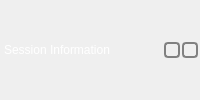
                <widget class="QWidget" name="info_panel_title_widget" native="true">
                 <property name="minimumSize">
                  <size>
                   <width>0</width>
                   <height>18</height>
                  </size>
                 </property>
                 <property name="styleSheet">
                  <string notr="true">QWidget#info_panel_title_widget {
	border-top-left-radius: 4px;
	border-top-right-radius: 4px;
	border: 1px outset #303030;
	background-color: #505050;
	border: 1px outset #202020;
	background-color: qlineargradient(x1:0, y1:0, x2:0, y2:1, stop:0 #404040, stop:1 #606060);
}

QWidget {
	color: white;
}
</string>
                 </property>
                 <layout class="QHBoxLayout" name="info_panel_title_layout">
                  <property name="spacing">
                   <number>2</number>
                  </property>
                  <property name="leftMargin">
                   <number>2</number>
                  </property>
                  <property name="topMargin">
                   <number>0</number>
                  </property>
                  <property name="rightMargin">
                   <number>2</number>
                  </property>
                  <property name="bottomMargin">
                   <number>0</number>
                  </property>
                  <item>
                   <widget class="QLabel" name="info_panel_title_label">
                    <property name="sizePolicy">
                     <sizepolicy hsizetype="Preferred" vsizetype="Fixed">
                      <horstretch>0</horstretch>
                      <verstretch>0</verstretch>
                     </sizepolicy>
                    </property>
                    <property name="text">
                     <string>Session Information</string>
                    </property>
                    <property name="indent">
                     <number>2</number>
                    </property>
                   </widget>
                  </item>
                  <item>
                   <widget class="QToolButton" name="info_panel_files_button">
                    <property name="minimumSize">
                     <size>
                      <width>16</width>
                      <height>16</height>
                     </size>
                    </property>
                    <property name="maximumSize">
                     <size>
                      <width>16</width>
                      <height>16</height>
                     </size>
                    </property>
                    <property name="focusPolicy">
                     <enum>Qt::NoFocus</enum>
                    </property>
                    <property name="toolTip">
                     <string>Conference Files</string>
                    </property>
                    <property name="styleSheet">
                     <string notr="true">QToolButton {
	background: transparent;
	border: 2px solid #808080;
	border-radius: 4px;
	margin: 0px;
	padding: 1px;
}

QToolButton:hover {
	border: 2px solid #c0c0c0;
}

QToolButton:pressed {
	border: 2px solid #c0c0c0;
	background: qradialgradient(cx: 0.5, cy: 0.5, radius: 1, fx:0.5, fy:0.5, stop:0 #909090, stop:1 transparent);
	background-origin: border;
}
</string>
                    </property>
                    <property name="text">
                     <string/>
                    </property>
                    <property name="icon">
                     <iconset>
                      <normaloff>icons/downloads16.svg</normaloff>icons/downloads16.svg</iconset>
                    </property>
                   </widget>
                  </item>
                  <item>
                   <widget class="QToolButton" name="info_panel_participants_button">
                    <property name="minimumSize">
                     <size>
                      <width>16</width>
                      <height>16</height>
                     </size>
                    </property>
                    <property name="maximumSize">
                     <size>
                      <width>16</width>
                      <height>16</height>
                     </size>
                    </property>
                    <property name="focusPolicy">
                     <enum>Qt::NoFocus</enum>
                    </property>
                    <property name="toolTip">
                     <string>Conference Participants</string>
                    </property>
                    <property name="styleSheet">
                     <string notr="true">QToolButton {
	background: transparent;
	border: 2px solid #808080;
	border-radius: 4px;
	margin: 0px;
	padding: 1px;
}

QToolButton:hover {
	border: 2px solid #c0c0c0;
}

QToolButton:pressed {
	border: 2px solid #c0c0c0;
	background: qradialgradient(cx: 0.5, cy: 0.5, radius: 1, fx:0.5, fy:0.5, stop:0 #909090, stop:1 transparent);
	background-origin: border;
}
</string>
                    </property>
                    <property name="text">
                     <string/>
                    </property>
                    <property name="icon">
                     <iconset>
                      <normaloff>icons/participants16.svg</normaloff>icons/participants16.svg</iconset>
                    </property>
                   </widget>
                  </item>
                 </layout>
                </widget>
